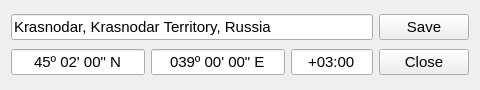
<?xml version="1.0" encoding="UTF-8"?>
<ui version="4.0">
 <class>CityDialog</class>
 <widget class="QDialog" name="CityDialog">
  <property name="geometry">
   <rect>
    <x>0</x>
    <y>0</y>
    <width>480</width>
    <height>90</height>
   </rect>
  </property>
  <property name="sizePolicy">
   <sizepolicy hsizetype="Preferred" vsizetype="Preferred">
    <horstretch>0</horstretch>
    <verstretch>0</verstretch>
   </sizepolicy>
  </property>
  <property name="minimumSize">
   <size>
    <width>480</width>
    <height>90</height>
   </size>
  </property>
  <property name="maximumSize">
   <size>
    <width>480</width>
    <height>90</height>
   </size>
  </property>
  <property name="font">
   <font>
    <family>MS Shell Dlg 2</family>
    <pointsize>11</pointsize>
   </font>
  </property>
  <property name="windowTitle">
   <string/>
  </property>
  <property name="windowIcon">
   <iconset resource="../resource.qrc">
    <normaloff>:/24x24/compass.png</normaloff>:/24x24/compass.png</iconset>
  </property>
  <property name="locale">
   <locale language="English" country="UnitedStates"/>
  </property>
  <layout class="QGridLayout" name="gridLayout">
   <item row="0" column="0" colspan="3">
    <widget class="QLineEdit" name="titleEdit">
     <property name="toolTip">
      <string notr="true"/>
     </property>
     <property name="inputMask">
      <string notr="true"/>
     </property>
     <property name="text">
      <string notr="true">Krasnodar, Krasnodar Territory, Russia</string>
     </property>
     <property name="placeholderText">
      <string notr="true"/>
     </property>
    </widget>
   </item>
   <item row="0" column="3">
    <widget class="QPushButton" name="saveButton">
     <property name="sizePolicy">
      <sizepolicy hsizetype="Preferred" vsizetype="Fixed">
       <horstretch>0</horstretch>
       <verstretch>0</verstretch>
      </sizepolicy>
     </property>
     <property name="minimumSize">
      <size>
       <width>90</width>
       <height>0</height>
      </size>
     </property>
     <property name="focusPolicy">
      <enum>Qt::NoFocus</enum>
     </property>
     <property name="text">
      <string>Save</string>
     </property>
    </widget>
   </item>
   <item row="1" column="0">
    <widget class="QLineEdit" name="latEdit">
     <property name="sizePolicy">
      <sizepolicy hsizetype="Preferred" vsizetype="Fixed">
       <horstretch>0</horstretch>
       <verstretch>0</verstretch>
      </sizepolicy>
     </property>
     <property name="toolTip">
      <string notr="true"/>
     </property>
     <property name="inputMask">
      <string notr="true">99º 99' 99&quot; A</string>
     </property>
     <property name="text">
      <string notr="true">45º 02' 00&quot; N</string>
     </property>
     <property name="alignment">
      <set>Qt::AlignCenter</set>
     </property>
     <property name="placeholderText">
      <string notr="true"/>
     </property>
    </widget>
   </item>
   <item row="1" column="1">
    <widget class="QLineEdit" name="lonEdit">
     <property name="sizePolicy">
      <sizepolicy hsizetype="Preferred" vsizetype="Fixed">
       <horstretch>0</horstretch>
       <verstretch>0</verstretch>
      </sizepolicy>
     </property>
     <property name="toolTip">
      <string notr="true"/>
     </property>
     <property name="inputMask">
      <string notr="true">999º 99' 99&quot; A</string>
     </property>
     <property name="text">
      <string notr="true">039º 00' 00&quot; E</string>
     </property>
     <property name="alignment">
      <set>Qt::AlignCenter</set>
     </property>
     <property name="placeholderText">
      <string notr="true"/>
     </property>
    </widget>
   </item>
   <item row="1" column="2">
    <widget class="QLineEdit" name="utcEdit">
     <property name="sizePolicy">
      <sizepolicy hsizetype="Preferred" vsizetype="Fixed">
       <horstretch>0</horstretch>
       <verstretch>0</verstretch>
      </sizepolicy>
     </property>
     <property name="maximumSize">
      <size>
       <width>90</width>
       <height>16777215</height>
      </size>
     </property>
     <property name="toolTip">
      <string notr="true"/>
     </property>
     <property name="inputMask">
      <string notr="true">#99:99</string>
     </property>
     <property name="text">
      <string notr="true">+03:00</string>
     </property>
     <property name="alignment">
      <set>Qt::AlignCenter</set>
     </property>
     <property name="placeholderText">
      <string notr="true"/>
     </property>
     <property name="clearButtonEnabled">
      <bool>false</bool>
     </property>
    </widget>
   </item>
   <item row="1" column="3">
    <widget class="QPushButton" name="closeButton">
     <property name="sizePolicy">
      <sizepolicy hsizetype="Preferred" vsizetype="Fixed">
       <horstretch>0</horstretch>
       <verstretch>0</verstretch>
      </sizepolicy>
     </property>
     <property name="minimumSize">
      <size>
       <width>90</width>
       <height>0</height>
      </size>
     </property>
     <property name="focusPolicy">
      <enum>Qt::NoFocus</enum>
     </property>
     <property name="text">
      <string>Close</string>
     </property>
    </widget>
   </item>
  </layout>
 </widget>
 <tabstops>
  <tabstop>titleEdit</tabstop>
  <tabstop>latEdit</tabstop>
  <tabstop>lonEdit</tabstop>
  <tabstop>utcEdit</tabstop>
  <tabstop>saveButton</tabstop>
  <tabstop>closeButton</tabstop>
 </tabstops>
 <resources>
  <include location="../resource.qrc"/>
 </resources>
 <connections/>
</ui>
